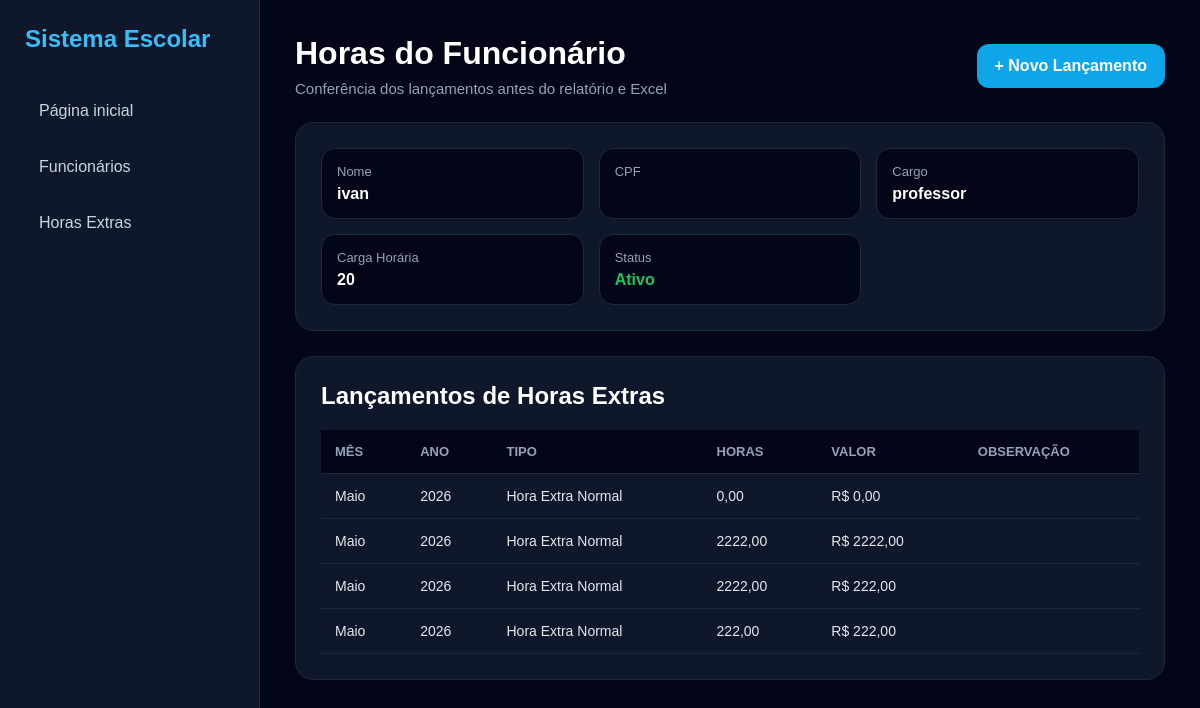
Before: /funcionario/13/horas/ (signed in) with the older database file.
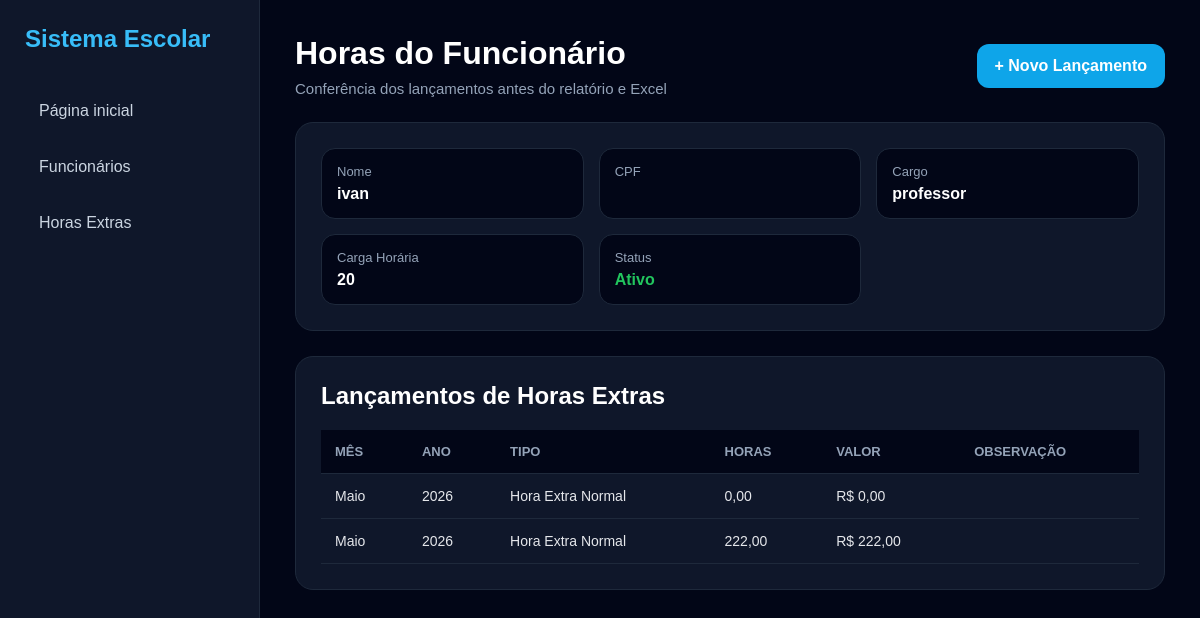
After: the same page with the newer database file.
### funcionarios/models.py (models this page shows, shortened)
class HoraExtra(models.Model):
    MES_CHOICES = (
        (1, 'Janeiro'),
        (2, 'Fevereiro'),
        (3, 'Março'),
        (4, 'Abril'),
        (5, 'Maio'),
        (6, 'Junho'),
        (7, 'Julho'),
        (8, 'Agosto'),
        (9, 'Setembro'),
        (10, 'Outubro'),
        (11, 'Novembro'),
        (12, 'Dezembro'),
    )
    TIPO_HORA = (
        ('normal', 'Hora Extra Normal'),
        ('f1', 'Hora Extra F1'),
        ('f2', 'Hora Extra F2'),
    )
    COR_TEXTO = (
        ('normal', 'Normal'),
        ('vermelho', 'Vermelho'),
        ('verde', 'Verde'),
    )
    funcionario = models.ForeignKey(
        Funcionario,
        on_delete=models.CASCADE
    )
    tipo = models.CharField(
        max_length=20,
        choices=TIPO_HORA,
        default='normal'
    )
    quantidade_horas = models.DecimalField(
        max_digits=6,
        decimal_places=2,
        default=0
    )
    valor = models.DecimalField(
        max_digits=10,
        decimal_places=2,
        default=0
    )
    mes_referencia = models.IntegerField(
        choices=MES_CHOICES,
        default=1
    )
    ano = models.IntegerField(default=2026)
    observacao_hora_extra = models.TextField(
        blank=True,
        null=True
    )
    numero_faltas = models.IntegerField(default=0)
    data_falta = models.DateField(
        blank=True,
        null=True
    )
    observacao_falta = models.TextField(
        blank=True,
        null=True
    )
    cor_texto = models.CharField(
        max_length=20,
        choices=COR_TEXTO,
        default='normal'
    )
    criado_em = models.DateTimeField(auto_now_add=True)

### funcionarios/views.py (the view)
@login_required(login_url='/login/')
def horas_funcionario(request, id):
    funcionario = get_object_or_404(Funcionario, id=id)
    lancamentos = HoraExtra.objects.filter(
        funcionario=funcionario
    ).order_by(
        '-ano',
        '-mes_referencia',
        '-id'
    )
    return render(
        request,
        'horas_funcionario.html',
        {
            'funcionario': funcionario,
            'lancamentos': lancamentos,
        }
    )

### funcionarios/models.py (called while the page is built)
    def __str__(self):
        return self.nome

### funcionarios/templates/horas_funcionario.html (shortened to what this page needs)
<!DOCTYPE html>
<html lang="pt-br">
<head>
</head>
<body>
    <div class="sidebar">
        <div class="logo">Sistema Escolar</div>
        <a href="/">Página inicial</a>
        <a href="/funcionarios/">Funcionários</a>
        <a href="/horas-extras/">Horas Extras</a>
    </div>
    <div class="content">
        <div class="topo">
            <div>
                <h1>Horas do Funcionário</h1>
                <p class="sub">Conferência dos lançamentos antes do relatório e Excel</p>
            </div>
            <a href="/horas-extras/adicionar/{{ funcionario.id }}/" class="btn">
                + Novo Lançamento
            </a>
        </div>
        <div class="box">
            <div class="dados">
                <div class="item">
                    <span>Nome</span>
                    <strong>{{ funcionario.nome }}</strong>
                </div>
                <div class="item">
                    <span>CPF</span>
                </div>
                <div class="item">
                    <span>Cargo</span>
                    <strong>{{ funcionario.cargo }}</strong>
                </div>
                <div class="item">
                    <span>Carga Horária</span>
                    <strong>{{ funcionario.carga_horaria }}</strong>
                </div>
                <div class="item">
                    <span>Status</span>
                    {% if funcionario.status == 'ativo' %}
                        <strong class="ativo">Ativo</strong>
                    {% elif funcionario.status == 'inativo' %}
                        <strong class="inativo">Inativo</strong>
                    {% else %}
                        <strong class="demitido">Demitido</strong>
                    {% endif %}
                </div>
            </div>
        </div>
        <div class="box">
            <h2 style="margin-bottom:20px;">Lançamentos de Horas Extras</h2>
            <table>
                <tr>
                    <th>Mês</th>
                    <th>Ano</th>
                    <th>Tipo</th>
                    <th>Horas</th>
                    <th>Valor</th>
                    <th>Observação</th>
                </tr>
                {% for item in lancamentos %}
                <tr>
                    <td>{{ item.get_mes_referencia_display }}</td>
                    <td>{{ item.ano }}</td>
                    <td>{{ item.get_tipo_display }}</td>
                    <td>{{ item.quantidade_horas }}</td>
                    <td>R$ {{ item.valor }}</td>
                    <td>{{ item.observacao }}</td>
                </tr>
                {% empty %}
                <tr>
                    <td colspan="6" class="vazio">
                        Nenhum lançamento encontrado para este funcionário.
                    </td>
                </tr>
                {% endfor %}
            </table>
        </div>
    </div>
</body>
</html>

Changed rows visible on the page:
removed HoraExtra: mes_referencia "Maio", ano "2026", tipo "Hora Extra Normal", quantidade_horas "2222,00", valor "2222,00"
removed HoraExtra: mes_referencia "Maio", ano "2026", tipo "Hora Extra Normal", quantidade_horas "2222,00", valor "222,00"
